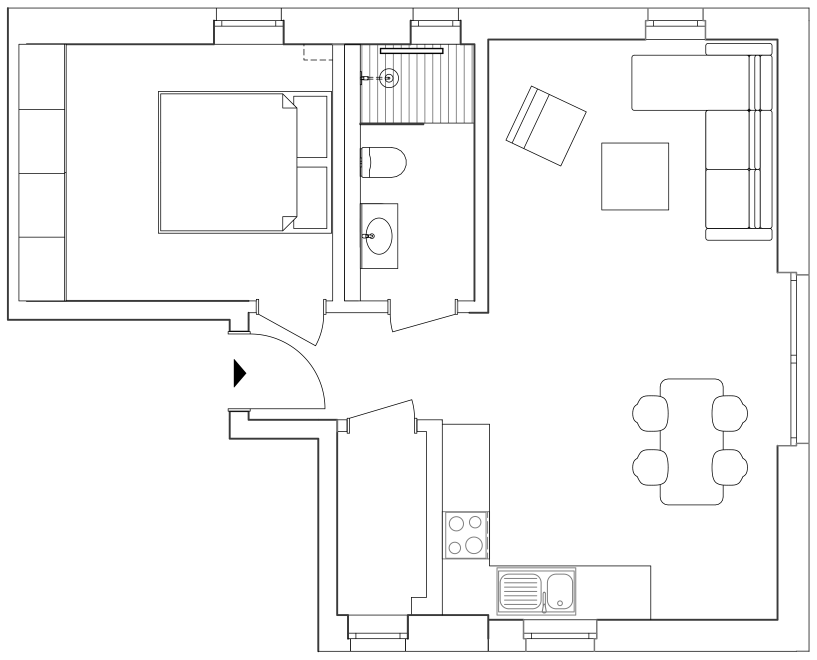
#> input picture expose/assets/plans/w1.png, 2451 x 1978 px, given in place of Wohnung 1 Innenansicht.jpg, which was not available (shown at 1/3 size)
$ python prepare_assets.py assets/plans/w1.png
#> lines starting #> are read from the running program, lines starting #| are printed output that depends on the picture; after the words box and inside, x2 and y2 are one past the last pixel; in counts of white or black regions, pixels touching at a corner belong together
#> (the call stopped at in export_cover, `doc = pymupdf.open(pdf_path)`: pymupdf is not available in this run)
"""Bilder und Grundrisse für das Exposé vorbereiten.

Aufruf: python3 expose/prepare_assets.py <alte-mappe.pdf>

- Titelbild (Außenansicht) aus der alten Mappe extrahieren
- Grundrisse ohne Text als hochaufgelöstes PNG (600 dpi bei 1:100) exportieren,
  Positionen der Raumnamen als JSON. Raster statt SVG, weil Chromium die Clip-Pfade der
  SVG so ins PDF schreibt, dass manche Viewer Hilfslinien als Rahmen zeigen.
- Innenansichten auf 3:2 beschneiden, Luftansichten auf Inhalt zuschneiden
"""
import json
import sys
from pathlib import Path

import cv2
import numpy as np
import pymupdf
from PIL import Image

ROOT = Path(__file__).parent
ASSETS = ROOT / "assets"
RENDER = ROOT.parent / "renderings" / "fotorealistisch" / "auswahl"

PT_PER_M = 40.5  # aus dem Maßstabsbalken der Pläne (0–4 m = 162 pt)
TARGET_DPI = 600  # bei Druck im Maßstab 1:100 (10 mm je Meter)
LABEL_SHIFT = {("w3-eg", "Gäste-Bad"): (2.2, 3.0)}  # Label aus der Dusche schieben (in %)
BAR_Y = 520      # darunter liegt nur der Maßstabsbalken

# Seite der alten Mappe → (Datei, {Beschriftung im Plan: (Raumname, Fläche)}, Zusatzlabels)
PLANS = {
    6: ("w1", {"Wohnen-Kochen-Essen": ("Wohnen · Kochen · Essen", "29,70"), "Schlafen": ("Schlafen", "12,67"),
               "Bad": ("Bad", "4,71"), "Abstl.": ("Abstl.", "2,60")}, []),
    8: ("w2", {"Wohnen-Kochen-Essen": ("Wohnen · Kochen · Essen", "43,19"), "Schlafen": ("Schlafen", "13,52"),
               "Bad": ("Bad", "4,15"), "Abstl.": ("Abstl.", "1,49")}, []),
    11: ("w3-eg", {"Wohnen-Kochen-Essen": ("Wohnen · Kochen · Essen", "97,57"), "Bad": ("Gäste-Bad", "3,58"),
                   "Abstl.": ("Abstl.", "2,05"), "Balkon": ("Balkon", "7,22")}, []),
    12: ("w3-og", {"Schlafen": ("Schlafen", "15,50"), "Ankleide": ("Ankleide", "21,88"), "Büro": ("Büro", "11,62"),
                   "Bad": ("Bad", "7,07"), "Terrasse": ("Terrasse", "7,29")}, []),
    14: ("w4", {"Wohnen-Kochen-Essen": ("Wohnen · Kochen · Essen", "33,33"), "Schlafen": ("Schlafen", "12,20"),
                "Bad": ("Bad", "3,47")}, []),
    16: ("w5", {"Wohnen-Kochen-Essen": ("Wohnen · Kochen · Essen", "26,48"), "Schlafen": ("Schlafen", "6,35"),
                "Bad": ("Bad", "3,90"), "Abstl.": ("Flur / Abstl.", "3,80")},
         [("Terrasse", "4,17", (536, 436))]),
    18: ("w6", {"Wohnen-Essen": ("Wohnen · Essen · Schlafen", "20,76"), "Küche": ("Küche / Flur", "6,11"),
                "Bad": ("Bad", "3,78"), "Ankleide": ("Ankleide", "2,59")}, []),
}


# [15 lines left out: function plan_bounds, not called in this run]


def export_plans(pdf_path):
#> called with pdf_path = 'assets/plans/w1.png'
    out = {}
    (ASSETS / "plans").mkdir(parents=True, exist_ok=True)
    for pno, (name, labels, extra) in PLANS.items():
        doc = pymupdf.open(pdf_path)
        page = doc[pno - 1]
        spans = [s for b in page.get_text("dict")["blocks"] for l in b.get("lines", []) for s in l["spans"]]
        found, entry = [], None
        for s in spans:
            t = s["text"].strip()
            c = pymupdf.Rect(s["bbox"])
            if s["size"] > 9 and t in labels:
                found.append((labels[t], ((c.x0 + c.x1) / 2, (c.y0 + c.y1) / 2)))
            if t.startswith("WE ") and s["size"] > 6:
                entry = ((c.x0 + c.x1) / 2, (c.y0 + c.y1) / 2)
        missing = set(labels) - {t for t in labels if any(lab == labels[t] for lab, _ in found)}
        assert not missing, (pno, missing)
        for lab_name, area, pos in extra:
            found.append(((lab_name, area), pos))

        # sämtlichen Text entfernen, Linien und Flächen behalten
        for s in spans:
            page.add_redact_annot(pymupdf.Rect(s["bbox"]))
        page.apply_redactions(images=pymupdf.PDF_REDACT_IMAGE_NONE,
                              graphics=pymupdf.PDF_REDACT_LINE_ART_NONE,
                              text=pymupdf.PDF_REDACT_TEXT_REMOVE)
        box = plan_bounds(page) + (-4, -4, 4, 4)
        zoom = TARGET_DPI * (10 / 25.4 * 72 / PT_PER_M) / 72  # Seitenpunkte → Pixel bei 1:100
        pix = page.get_pixmap(matrix=pymupdf.Matrix(zoom, zoom), clip=box, colorspace=pymupdf.csGRAY, alpha=False)
        pix.save(ASSETS / "plans" / f"{name}.png")

        def rel(p):
            return [round((p[0] - box.x0) / box.width * 100, 2), round((p[1] - box.y0) / box.height * 100, 2)]

        out[name] = {
            "width_m": round(box.width / PT_PER_M, 3),
            "height_m": round(box.height / PT_PER_M, 3),
            "labels": [{"name": n, "area": a,
                        "pos": [v + d for v, d in zip(rel(p), LABEL_SHIFT.get((name, n), (0, 0)))]}
                       for (n, a), p in found],
            "entry": rel(entry) if entry else None,
        }
        print(f"Plan {name}: {box.width / PT_PER_M:.2f} × {box.height / PT_PER_M:.2f} m, {len(found)} Labels")
#> (the call stopped at in export_plans, `doc = pymupdf.open(pdf_path)`: pymupdf is not available in this run)
    (ASSETS / "plans" / "plans.json").write_text(json.dumps(out, ensure_ascii=False, indent=1))
    for name in PLAN_TRIM_LEFT:
        trim_plan_left(name)


# Pläne, bei denen links ein Teil wegfällt (Terrasse der Wohnung Erdgeschoss in Richtung Garten entfällt)
PLAN_TRIM_LEFT = {"w2"}


# [25 lines left out: function trim_plan_left, not called in this run]


def export_cover(pdf_path):
    doc = pymupdf.open(pdf_path)
    xref = doc[0].get_images(full=True)[0][0]
    pix = pymupdf.Pixmap(doc, xref)
    if pix.n - pix.alpha > 3:
        pix = pymupdf.Pixmap(pymupdf.csRGB, pix)
    im = Image.frombytes("RGB", (pix.width, pix.height), pix.samples)
    im.save(ASSETS / "img" / "haus.jpg", quality=92)
    # Ausschnitt für Seite 4: obere Geschosse mit Dachterrasse
    w, h = im.size
    im.crop((round(w * 0.30), round(h * 0.06), round(w * 0.93), round(h * 0.06) + round(w * 0.63 * 95 / 210))).save(
        ASSETS / "img" / "haus-detail.jpg", quality=92)
    print(f"Titelbild {pix.width}×{pix.height}")


def prepare_renderings():
    for n in range(1, 7):
        im = Image.open(RENDER / f"Wohnung {n} Innenansicht.jpg")
#> im is the input picture: PIL image 2451x1978 L; min 0, max 255, mean 247.6
        w, h = im.size
#> w = 2451; h = 1978
        cw = round(h * 3 / 2)
#> cw = 2967
        x = (w - cw) // 2
#> x = -258
        im.crop((x, 0, x + cw, h)).save(ASSETS / "img" / f"w{n}-innen.jpg", quality=93, subsampling=0)
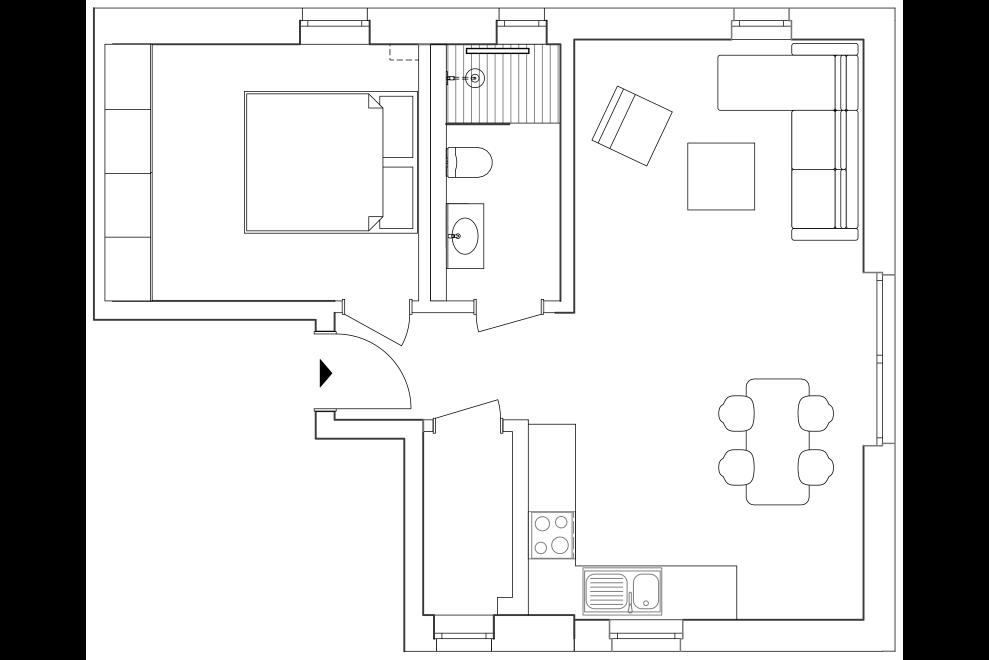
#> saved as w1-innen.jpg: PIL image 2967x1978 L (shown at 1/3 size); min 0, max 255, mean 204.5

        lu = Image.open(RENDER / f"Wohnung {n} Luftansicht.jpg").convert("RGB")
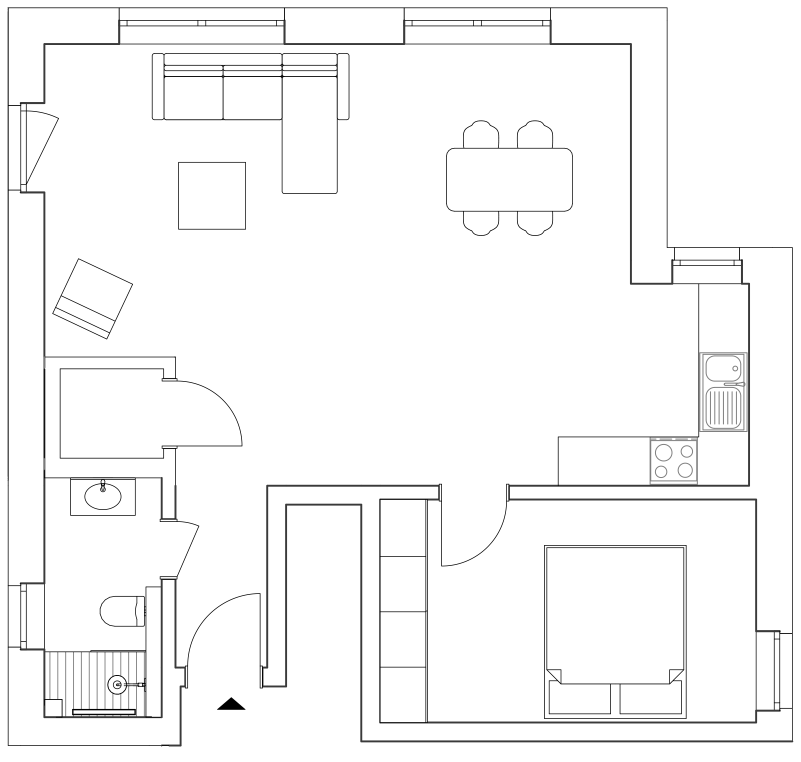
#> input picture expose/assets/plans/w2.png, 2401 x 2284 px, given in place of Wohnung 1 Luftansicht.jpg, which was not available (shown at 1/3 size)
        gray = lu.convert("L").point(lambda v: 255 if v < 246 else 0)
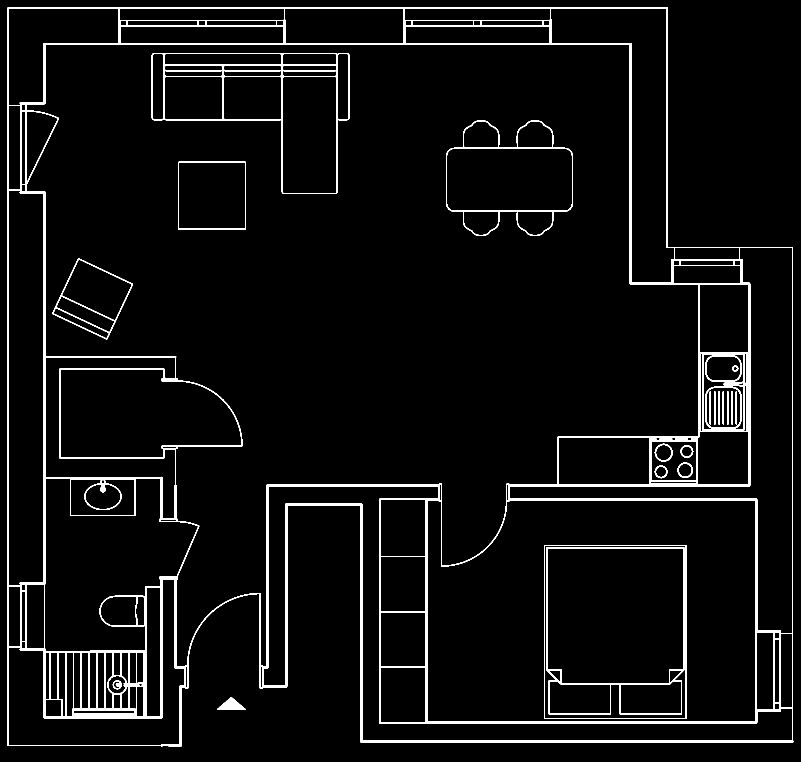
#> gray: PIL image 2401x2284 L (shown at 1/3 size); 4.3% white; 26 white regions, largest, box (x1, y1, x2, y2) and area: (23, 22, 2380, 2240) 182616, (455, 159, 1049, 582) 13247, (1639, 1642, 2053, 2143) 7719
        l, t, r, b = gray.getbbox()
#> l = 23; t = 22; r = 2380; b = 2240
        pad = 12
        lu.crop((max(l - pad, 0), max(t - pad, 0), min(r + pad, lu.width), min(b + pad, lu.height))).save(
            ASSETS / "img" / f"w{n}-luft.jpg", quality=93, subsampling=0)
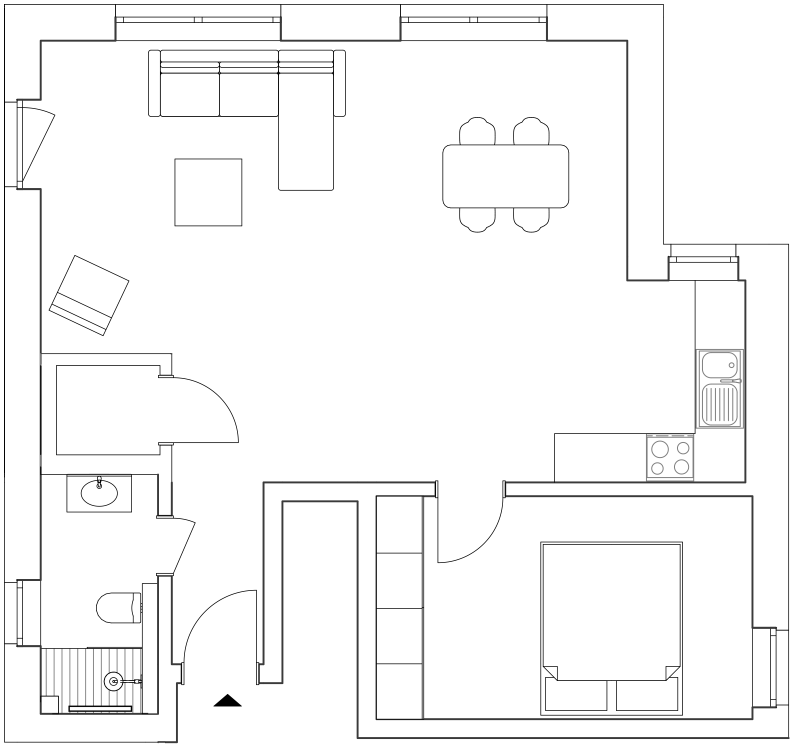
#> saved as w1-luft.jpg: PIL image 2381x2242 RGB (shown at 1/3 size); min 0, max 255, mean 247.5
    print("Renderings vorbereitet")


# ---------- Dunkle Variante ----------
DARK_PAPER = (0x16, 0x15, 0x13)  # RGB, wie --paper in .dark
DARK_LINE = (0xD9, 0xD2, 0xC7)   # Linienfarbe der Grundrisse


# [57 lines left out: functions alpha_mask, prepare_dark, not called in this run]


AUSSEN = ROOT.parent / "renderings" / "aussenansichten" / "hochskaliert"
# Außenansichten am Abend (hochskaliert) → Bilder im Exposé:
# Datei: (Quelle, Format B:H in mm, Lage des Ausschnitts waagerecht/senkrecht 0…1, Breite in px oder None)
EXTERIOR = {
    "haus-titel.jpg": ("Aussenansicht_Abend_Strasse_frontal.jpg", (210, 297), (0.5, 0.5), None),     # Seite 1
    "haus-hof.jpg": ("Aussenansicht_Abend_Hof_schraeg.jpg", (210, 157.5), (0.5, 0.5), 2480),          # Seite 2 oben
    "haus-strasse.jpg": ("Aussenansicht_Abend_Strasse_schraeg.jpg", (83, 96), (0.5, 0.5), 1240),      # Seite 2 links
    "haus-garten.jpg": ("Aussenansicht_Abend_Gartenseite.jpg", (83, 96), (0.5, 0.5), 1240),           # Seite 2 rechts
    "haus-detail.jpg": ("Aussenansicht_Abend_Hof_schraeg.jpg", (210, 95), (0.5, 0.75), 2480),        # Seite 5: Lage
}


# [13 lines left out: function prepare_exterior, not called in this run]


if __name__ == "__main__":
    pdf = sys.argv[1]
    (ASSETS / "img").mkdir(parents=True, exist_ok=True)
    export_cover(pdf)
    export_plans(pdf)
#> (the run stopped early here; a loop or call above may not have finished)
